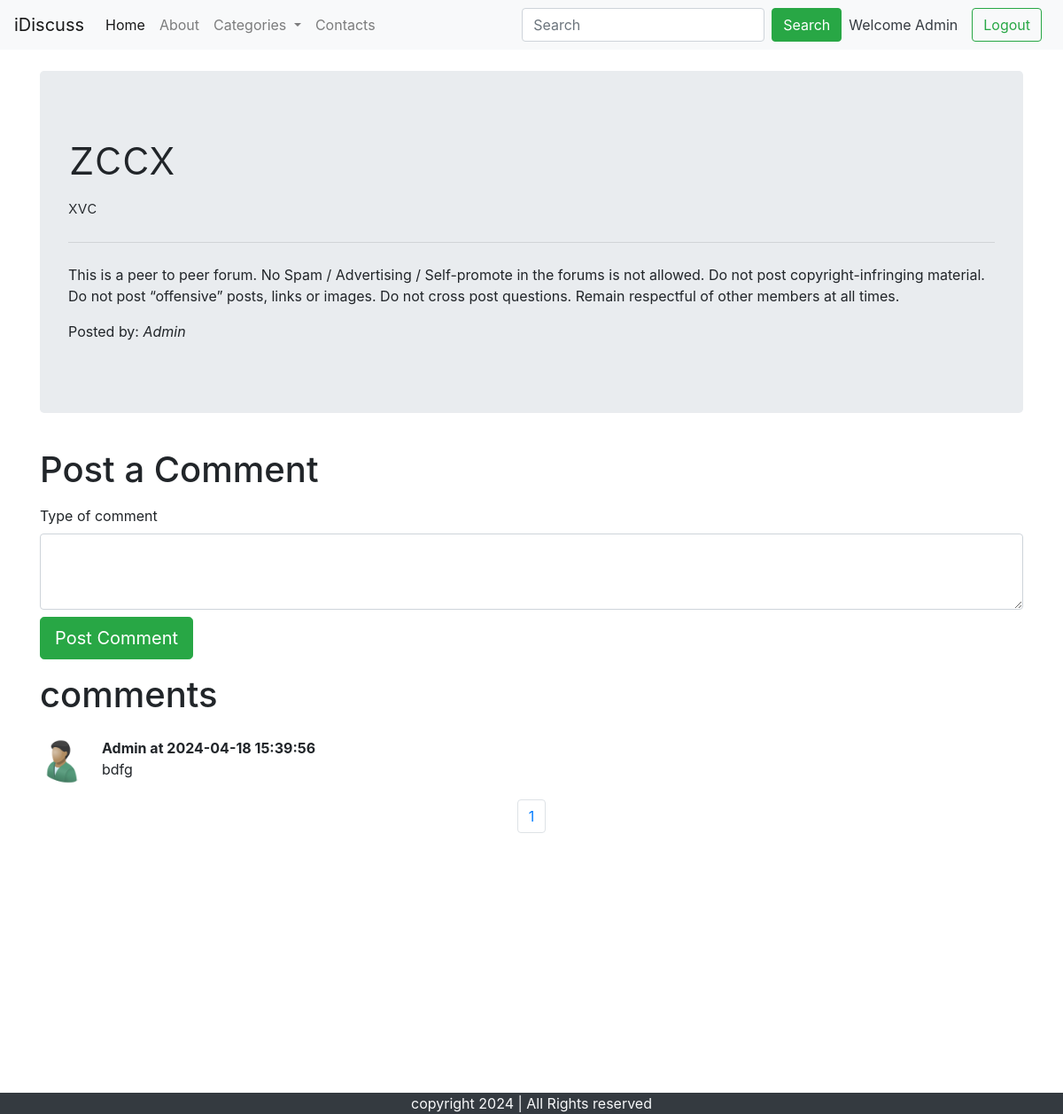
The app's page /thread.php?threadid=34 (signed in) with its own data.
### tables this page shows
CREATE TABLE `threads` (
  `thread_id` int(7) NOT NULL,
  `thread_title` varchar(255) NOT NULL,
  `thread_desc` text NOT NULL,
  `thread_user_id` int(7) NOT NULL,
  `thread_cat_id` int(7) NOT NULL,
  `timestamp` datetime NOT NULL DEFAULT current_timestamp()
);

CREATE TABLE `users` (
  `sno` int(8) NOT NULL,
  `user_email` varchar(30) NOT NULL,
  `user_pass` varchar(300) NOT NULL,
  `timestamp` datetime NOT NULL DEFAULT current_timestamp()
);

CREATE TABLE `comments` (
  `comment_id` int(8) NOT NULL,
  `comment_content` varchar(255) NOT NULL,
  `thread_id` int(8) NOT NULL,
  `comment_by` int(8) NOT NULL,
  `comment_time` datetime NOT NULL DEFAULT current_timestamp()
);

### thread.php (the view, shortened to what this page needs)
<!doctype html>
<html lang="en">
<head>
    <link rel="stylesheet" href="https://stackpath.bootstrapcdn.com/bootstrap/4.5.0/css/bootstrap.min.css"
>
</head>
<body>
    <?php include 'partials/_dbconnect.php';?>
    <?php include 'partials/_header.php';?>
    <?php
    $id = $_GET['threadid'];
    $sql = "SELECT * FROM `threads` WHERE thread_id=$id";
    $result = mysqli_query($conn, $sql);
    while($row = mysqli_fetch_assoc($result)){
        $title = $row['thread_title'];
        $desc = $row['thread_desc'];
        $thread_user_id = $row['thread_user_id'];
        $sql2 = "SELECT user_email FROM `users` WHERE sno='$thread_user_id'";
        $result2 = mysqli_query($conn, $sql2);
        $row2 = mysqli_fetch_assoc($result2);
        $posted_by = $row2['user_email'];
   }
    ?>
    <div class="container my-4">
        <div class="jumbotron">
            <h1 class="display-4"><?php echo $title;?></h1>
            <p class="lead">  <?php echo $desc;?></p>
            <hr class="my-4">
            <p>This is a peer to peer forum. No Spam / Advertising / Self-promote in the forums is not allowed. Do not post copyright-infringing material. Do not post “offensive” posts, links or images. Do not cross post questions. Remain respectful of other members at all times.</p>
            <p>Posted by: <em><?php echo $posted_by; ?></em></p>
        </div>
    </div>
    <?php
    if(isset($_SESSION['loggedin']) && $_SESSION['loggedin']==true){
        echo'
    <div class="container">
    <h1 class="py-2">Post a Comment</h1>
    <form action="'. $_SERVER["REQUEST_URI"] . '" method="post">
  <div>
    <label for="exampleFormControlTextarea1">Type of comment</label>
    <textarea class="form-control"id="comment" rows="3" name="comment"></textarea>
    <input type="hidden" name="sno" value="'.$_SESSION["sno"].'"></div>
    <button type="submit" class="btn btn-success btn-lg my-2">Post Comment</button>
</form>
   </div>';
           }
   ?>
    <div class="container mb-5" id="ques">
        <h1 class="py-2">comments</h1>
        <?php
    $id = $_GET['threadid'];
    $perPage = 3;
    if (isset($_GET['page'])) {
        $page = $_GET['page'];
    } else {
        $page = 1;
    }
    $startFrom = ($page - 1);
    $startF = $startFrom * $perPage;
    $sql = "SELECT COUNT(*) AS total_rows FROM `comments` WHERE thread_id=$id";
    $result = mysqli_query($conn, $sql);
    $row = mysqli_fetch_assoc($result);
    $totalPages = ceil($row["total_rows"] / $perPage);
    $sql_comments = "SELECT * FROM `comments` WHERE thread_id=$id LIMIT $startF, $perPage";
    $result_comments = mysqli_query($conn, $sql_comments);
    while($row_comment = mysqli_fetch_assoc($result_comments)){
        $content = $row_comment['comment_content'];
        $comment_time = $row_comment['comment_time'];
        $thread_user_id = $row_comment['comment_by'];
        $sql2 = "SELECT user_email FROM `users` WHERE sno='$thread_user_id'";
        $result2 = mysqli_query($conn, $sql2);
        $row2 = mysqli_fetch_assoc($result2);
        echo '<div class="media my-3">
            <img src="img/userdefault.png" width="54px" class="mr-3" alt="...">
            <div class="media-body">
            <p class="font-weight-bold my-0">'.$row2['user_email'].' at '.$comment_time.'</p>'.$content.'
            </div>
        </div>';
    }
echo '<nav aria-label="Page navigation example">
    <ul class="pagination justify-content-center">';
    for ($i = 1; $i <= $totalPages; $i++) {
        echo '<li class="page-item"><a class="page-link" href="thread.php?threadid='.$_GET['threadid'].'&page='.$i.'">'.$i.'</a></li>';
    }
    echo '</ul></nav>';
    ?>
    </div>
    <?php include 'partials/_footer.php';?>
</body>
</html>

### thread.php (style rules this page uses)
#ques { min-height: 433px; }

### records on screen
threads: thread_title "zccx", thread_desc "xvc"
users: user_email "Admin"
comments: users.user_email "Admin", comment_time "2024-04-18 15:39:56", comment_content "bdfg"

### other values on screen
$_SESSION['useremail'] "Admin"
